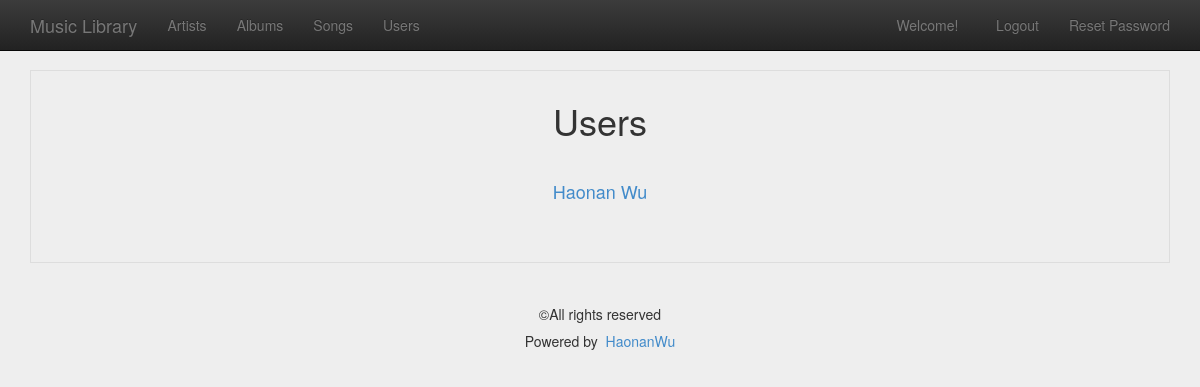
/user_list/, run on an earlier commit of the app's database.
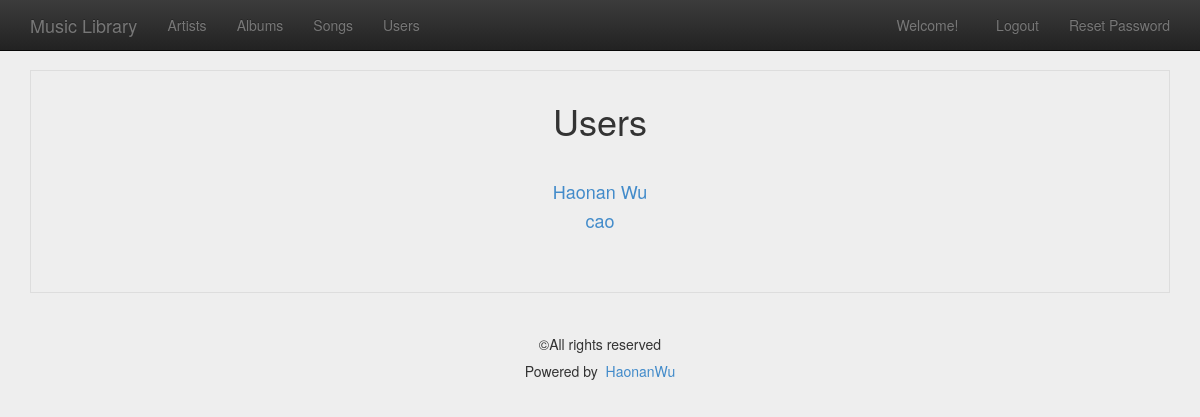
And on a later commit of the database.
### core/models.py (models this page shows, shortened)
class MyUser(models.Model):
    user = models.OneToOneField(User)
    nickname = models.CharField(max_length=16)
    ucity = models.CharField(max_length=16)
    def get_absolute_url(self):
        return reverse("core:user_detail", kwargs={"id":self.pk})

### core/views.py (the view)
# urls.py: url(r'^user_list/$', views.user_list, name="user_list"),
def user_list(request):
    users = MyUser.objects.all()
    query = request.GET.get("q")
    if query:
        users = users.filter(
            Q(name__icontains=query)
        )
        users = users.distinct()
    context = {
        "users": users,
    }
    return render(request, "core/user_list.html", context)

### core/templates/core/user_list.html
{% extends "core/base.html" %}
{% block content %}
    <div class="information_list">
        <h1>
            Users
        </h1>
        <hr>
        {% if users %}
            {% for user in users %}
                {% include "core/_user_thumbnail.html" %}
            {% endfor %}
        {% else %}
            <p>No users found.</p>
        {% endif %}
        <hr>
    </div>
{% endblock content %}

### core/templates/core/base.html (shortened to what this page needs)
{% load staticfiles %}
<!DOCTYPE html>
<html>
<head>
    <link rel="stylesheet" type="text/css" href="{% static 'css/bootstrap.min.css' %}">
    <link rel="stylesheet" type="text/css" href="{% static 'css/bootstrap-theme.min.css' %}">
    <link rel="stylesheet" type="text/css" href="{% static 'css/base.css' %}">
    <link rel="stylesheet" type="text/css" href="{% static 'core/styles.css' %}" />
</head>
<body>
    <header>
        <nav class="navbar navbar-inverse navbar-fixed-top">
            <div class="container">
                <div class="navbar-header">
                    <a href="{% url 'core:index' %}" class="navbar-brand">
                    Music Library
                </a>
                </div>
                <div id="header-navbar-collapse" class="collapse navbar-collapse">
                    <ul class="nav navbar-nav navbar-left">
                        {% if user %}
                        <li>
                            <a href="{% url 'artists:artist_list' %}">Artists</a>
                        </li>
                        <li>
                            <a href="{% url 'album:album_list' %}">Albums</a>
                        </li>
                        <li>
                            <a href="{% url 'songs:song_list' %}">Songs</a>
                        </li>
                        <li>
                            <a href="{% url 'core:user_list' %}">Users</a>
                        </li>
                        {% endif %}
                    </ul>
                    <ul class="nav navbar-nav navbar-right">
                        {% if user %}
                        <li>
                            <p class="navbar-text">Welcome!&nbsp;&nbsp;</p>
                        </li>
                        <li><a href="{% url 'core:logout' %}">Logout</a></li>
                        <li><a href="{% url 'core:set_password' %}">Reset Password</a></li>
                        {% else %}
                        <li><a href="{% url 'core:signup' %}">Sign up</a></li>
                        <li><a href="{% url 'core:login' %}">Sign in</a></li>
                        {% endif %}
                    </ul>
                </div>
            </div>
        </nav>
    </header>
    <div class="container">
        <div class="content">
            {% block content %} {% endblock %}
        </div>
    </div>
    <footer class="footer" role="contentinfo">
        <hr>
        <div class="container">
            <p class="text-center">©All rights reserved</p>
            <h5 class="text-center"> Powered by&nbsp;
                <a href="https://github.com/Mr-Phoebe">HaonanWu</a>
            </h5>
        </div>
    </footer>
</body>
</html>

### core/templates/core/_user_thumbnail.html
    <div class="caption">
        <h4>
            <a href="{{user.get_absolute_url}}">
                {{user.nickname}}
            </a>
        </h4>
    </div>

### core/static/css/base.css (style rules this page uses)
body { padding-top: 50px; background-color: #eeeeee; }

### core/static/core/styles.css (style rules this page uses)
body { padding-top: 70px; padding-bottom: 70px; }
.content { text-align: center; background-color: #eee; border: 1px solid #ddd; padding: 10px 0 20px 0; }
.information_list { text-align: center; }

What changed in the data, as far as the page shows it:
added MyUser: nickname "cao"
